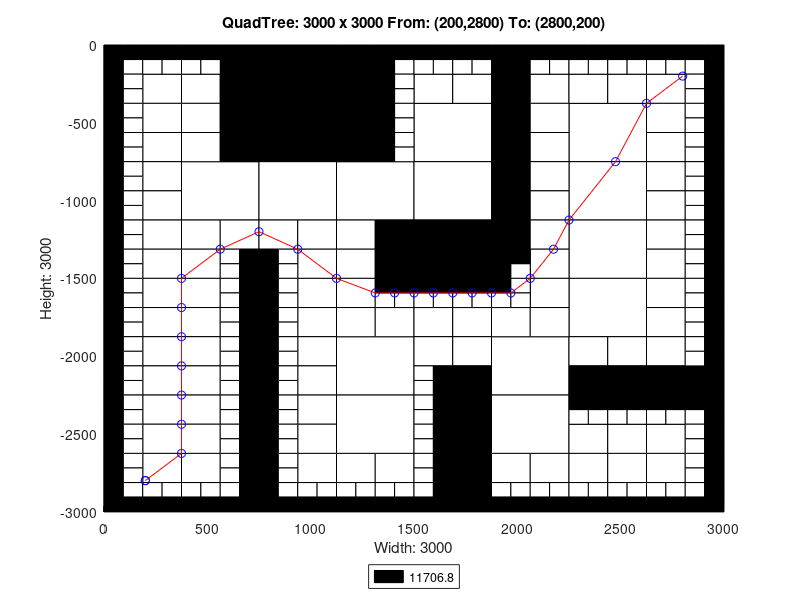

Source code (MATLAB):
axis([0 3000 -3000 0]);
title('QuadTree: 3000 x 3000 From: (200,2800) To: (2800,200)');
xlabel('Width: 3000');
ylabel('Height: 3000');
rectangle('Position',[750 -375 375 375], 'FaceColor',[0 0 0]);
rectangle('Position',[750 -750 375 375], 'FaceColor',[0 0 0]);
rectangle('Position',[375 -1125 375 375], 'FaceColor',[1 1 1]);
rectangle('Position',[750 -1125 375 375], 'FaceColor',[1 1 1]);
rectangle('Position',[1125 -1125 375 375], 'FaceColor',[1 1 1]);
rectangle('Position',[1500 -750 375 375], 'FaceColor',[1 1 1]);
rectangle('Position',[2250 -750 375 375], 'FaceColor',[1 1 1]);
rectangle('Position',[1500 -1125 375 375], 'FaceColor',[1 1 1]);
rectangle('Position',[1500 -1500 375 375], 'FaceColor',[0 0 0]);
rectangle('Position',[2250 -1125 375 375], 'FaceColor',[1 1 1]);
rectangle('Position',[2250 -1500 375 375], 'FaceColor',[1 1 1]);
rectangle('Position',[1125 -2250 375 375], 'FaceColor',[1 1 1]);
rectangle('Position',[1125 -2625 375 375], 'FaceColor',[1 1 1]);
rectangle('Position',[1875 -2250 375 375], 'FaceColor',[1 1 1]);
rectangle('Position',[2250 -1875 375 375], 'FaceColor',[1 1 1]);
rectangle('Position',[1875 -2625 375 375], 'FaceColor',[1 1 1]);
rectangle('Position',[187.5 -375 187.5 187.5], 'FaceColor',[1 1 1]);
rectangle('Position',[562.5 -187.5 187.5 187.5], 'FaceColor',[0 0 0]);
rectangle('Position',[375 -375 187.5 187.5], 'FaceColor',[1 1 1]);
rectangle('Position',[562.5 -375 187.5 187.5], 'FaceColor',[0 0 0]);
rectangle('Position',[187.5 -562.5 187.5 187.5], 'FaceColor',[1 1 1]);
rectangle('Position',[187.5 -750 187.5 187.5], 'FaceColor',[1 1 1]);
rectangle('Position',[375 -562.5 187.5 187.5], 'FaceColor',[1 1 1]);
rectangle('Position',[562.5 -562.5 187.5 187.5], 'FaceColor',[0 0 0]);
rectangle('Position',[375 -750 187.5 187.5], 'FaceColor',[1 1 1]);
rectangle('Position',[562.5 -750 187.5 187.5], 'FaceColor',[0 0 0]);
rectangle('Position',[1125 -187.5 187.5 187.5], 'FaceColor',[0 0 0]);
rectangle('Position',[1125 -375 187.5 187.5], 'FaceColor',[0 0 0]);
rectangle('Position',[1125 -562.5 187.5 187.5], 'FaceColor',[0 0 0]);
rectangle('Position',[1125 -750 187.5 187.5], 'FaceColor',[0 0 0]);
rectangle('Position',[187.5 -937.5 187.5 187.5], 'FaceColor',[1 1 1]);
rectangle('Position',[187.5 -1125 187.5 187.5], 'FaceColor',[1 1 1]);
rectangle('Position',[187.5 -1312.5 187.5 187.5], 'FaceColor',[1 1 1]);
rectangle('Position',[187.5 -1500 187.5 187.5], 'FaceColor',[1 1 1]);
rectangle('Position',[375 -1312.5 187.5 187.5], 'FaceColor',[1 1 1]);
rectangle('Position',[562.5 -1312.5 187.5 187.5], 'FaceColor',[1 1 1]);
rectangle('Position',[375 -1500 187.5 187.5], 'FaceColor',[1 1 1]);
rectangle('Position',[750 -1312.5 187.5 187.5], 'FaceColor',[1 1 1]);
rectangle('Position',[937.5 -1312.5 187.5 187.5], 'FaceColor',[1 1 1]);
rectangle('Position',[937.5 -1500 187.5 187.5], 'FaceColor',[1 1 1]);
rectangle('Position',[1125 -1312.5 187.5 187.5], 'FaceColor',[1 1 1]);
rectangle('Position',[1312.5 -1312.5 187.5 187.5], 'FaceColor',[0 0 0]);
rectangle('Position',[1125 -1500 187.5 187.5], 'FaceColor',[1 1 1]);
rectangle('Position',[1312.5 -1500 187.5 187.5], 'FaceColor',[0 0 0]);
rectangle('Position',[1500 -375 187.5 187.5], 'FaceColor',[1 1 1]);
rectangle('Position',[1687.5 -375 187.5 187.5], 'FaceColor',[1 1 1]);
rectangle('Position',[1875 -187.5 187.5 187.5], 'FaceColor',[0 0 0]);
rectangle('Position',[1875 -375 187.5 187.5], 'FaceColor',[0 0 0]);
rectangle('Position',[2062.5 -375 187.5 187.5], 'FaceColor',[1 1 1]);
rectangle('Position',[1875 -562.5 187.5 187.5], 'FaceColor',[0 0 0]);
rectangle('Position',[2062.5 -562.5 187.5 187.5], 'FaceColor',[1 1 1]);
rectangle('Position',[1875 -750 187.5 187.5], 'FaceColor',[0 0 0]);
rectangle('Position',[2062.5 -750 187.5 187.5], 'FaceColor',[1 1 1]);
rectangle('Position',[2250 -375 187.5 187.5], 'FaceColor',[1 1 1]);
rectangle('Position',[2437.5 -375 187.5 187.5], 'FaceColor',[1 1 1]);
rectangle('Position',[2625 -375 187.5 187.5], 'FaceColor',[1 1 1]);
rectangle('Position',[2625 -562.5 187.5 187.5], 'FaceColor',[1 1 1]);
rectangle('Position',[2625 -750 187.5 187.5], 'FaceColor',[1 1 1]);
rectangle('Position',[1875 -937.5 187.5 187.5], 'FaceColor',[0 0 0]);
rectangle('Position',[2062.5 -937.5 187.5 187.5], 'FaceColor',[1 1 1]);
rectangle('Position',[1875 -1125 187.5 187.5], 'FaceColor',[0 0 0]);
rectangle('Position',[2062.5 -1125 187.5 187.5], 'FaceColor',[1 1 1]);
rectangle('Position',[1875 -1312.5 187.5 187.5], 'FaceColor',[0 0 0]);
rectangle('Position',[2062.5 -1312.5 187.5 187.5], 'FaceColor',[1 1 1]);
rectangle('Position',[2062.5 -1500 187.5 187.5], 'FaceColor',[1 1 1]);
rectangle('Position',[2625 -937.5 187.5 187.5], 'FaceColor',[1 1 1]);
rectangle('Position',[2625 -1125 187.5 187.5], 'FaceColor',[1 1 1]);
rectangle('Position',[2625 -1312.5 187.5 187.5], 'FaceColor',[1 1 1]);
rectangle('Position',[2625 -1500 187.5 187.5], 'FaceColor',[1 1 1]);
rectangle('Position',[187.5 -1687.5 187.5 187.5], 'FaceColor',[1 1 1]);
rectangle('Position',[187.5 -1875 187.5 187.5], 'FaceColor',[1 1 1]);
rectangle('Position',[375 -1687.5 187.5 187.5], 'FaceColor',[1 1 1]);
rectangle('Position',[375 -1875 187.5 187.5], 'FaceColor',[1 1 1]);
rectangle('Position',[187.5 -2062.5 187.5 187.5], 'FaceColor',[1 1 1]);
rectangle('Position',[187.5 -2250 187.5 187.5], 'FaceColor',[1 1 1]);
rectangle('Position',[375 -2062.5 187.5 187.5], 'FaceColor',[1 1 1]);
rectangle('Position',[375 -2250 187.5 187.5], 'FaceColor',[1 1 1]);
rectangle('Position',[937.5 -1687.5 187.5 187.5], 'FaceColor',[1 1 1]);
rectangle('Position',[937.5 -1875 187.5 187.5], 'FaceColor',[1 1 1]);
rectangle('Position',[1125 -1687.5 187.5 187.5], 'FaceColor',[1 1 1]);
rectangle('Position',[1125 -1875 187.5 187.5], 'FaceColor',[1 1 1]);
rectangle('Position',[1312.5 -1875 187.5 187.5], 'FaceColor',[1 1 1]);
rectangle('Position',[937.5 -2062.5 187.5 187.5], 'FaceColor',[1 1 1]);
rectangle('Position',[937.5 -2250 187.5 187.5], 'FaceColor',[1 1 1]);
rectangle('Position',[187.5 -2437.5 187.5 187.5], 'FaceColor',[1 1 1]);
rectangle('Position',[187.5 -2625 187.5 187.5], 'FaceColor',[1 1 1]);
rectangle('Position',[375 -2437.5 187.5 187.5], 'FaceColor',[1 1 1]);
rectangle('Position',[375 -2625 187.5 187.5], 'FaceColor',[1 1 1]);
rectangle('Position',[187.5 -2812.5 187.5 187.5], 'FaceColor',[1 1 1]);
rectangle('Position',[375 -2812.5 187.5 187.5], 'FaceColor',[1 1 1]);
rectangle('Position',[937.5 -2437.5 187.5 187.5], 'FaceColor',[1 1 1]);
rectangle('Position',[937.5 -2625 187.5 187.5], 'FaceColor',[1 1 1]);
rectangle('Position',[937.5 -2812.5 187.5 187.5], 'FaceColor',[1 1 1]);
rectangle('Position',[1125 -2812.5 187.5 187.5], 'FaceColor',[1 1 1]);
rectangle('Position',[1312.5 -2812.5 187.5 187.5], 'FaceColor',[1 1 1]);
rectangle('Position',[1500 -1875 187.5 187.5], 'FaceColor',[1 1 1]);
rectangle('Position',[1687.5 -1875 187.5 187.5], 'FaceColor',[1 1 1]);
rectangle('Position',[2062.5 -1687.5 187.5 187.5], 'FaceColor',[1 1 1]);
rectangle('Position',[1875 -1875 187.5 187.5], 'FaceColor',[1 1 1]);
rectangle('Position',[2062.5 -1875 187.5 187.5], 'FaceColor',[1 1 1]);
rectangle('Position',[1500 -2062.5 187.5 187.5], 'FaceColor',[1 1 1]);
rectangle('Position',[1687.5 -2062.5 187.5 187.5], 'FaceColor',[1 1 1]);
rectangle('Position',[1687.5 -2250 187.5 187.5], 'FaceColor',[0 0 0]);
rectangle('Position',[2625 -1687.5 187.5 187.5], 'FaceColor',[1 1 1]);
rectangle('Position',[2625 -1875 187.5 187.5], 'FaceColor',[1 1 1]);
rectangle('Position',[2250 -2062.5 187.5 187.5], 'FaceColor',[1 1 1]);
rectangle('Position',[2437.5 -2062.5 187.5 187.5], 'FaceColor',[1 1 1]);
rectangle('Position',[2250 -2250 187.5 187.5], 'FaceColor',[0 0 0]);
rectangle('Position',[2437.5 -2250 187.5 187.5], 'FaceColor',[0 0 0]);
rectangle('Position',[2625 -2062.5 187.5 187.5], 'FaceColor',[1 1 1]);
rectangle('Position',[2625 -2250 187.5 187.5], 'FaceColor',[0 0 0]);
rectangle('Position',[2812.5 -2250 187.5 187.5], 'FaceColor',[0 0 0]);
rectangle('Position',[1687.5 -2437.5 187.5 187.5], 'FaceColor',[0 0 0]);
rectangle('Position',[1687.5 -2625 187.5 187.5], 'FaceColor',[0 0 0]);
rectangle('Position',[1687.5 -2812.5 187.5 187.5], 'FaceColor',[0 0 0]);
rectangle('Position',[1687.5 -3000 187.5 187.5], 'FaceColor',[0 0 0]);
rectangle('Position',[1875 -2812.5 187.5 187.5], 'FaceColor',[1 1 1]);
rectangle('Position',[2062.5 -2812.5 187.5 187.5], 'FaceColor',[1 1 1]);
rectangle('Position',[2250 -2625 187.5 187.5], 'FaceColor',[1 1 1]);
rectangle('Position',[2437.5 -2625 187.5 187.5], 'FaceColor',[1 1 1]);
rectangle('Position',[2625 -2625 187.5 187.5], 'FaceColor',[1 1 1]);
rectangle('Position',[2250 -2812.5 187.5 187.5], 'FaceColor',[1 1 1]);
rectangle('Position',[2437.5 -2812.5 187.5 187.5], 'FaceColor',[1 1 1]);
rectangle('Position',[2625 -2812.5 187.5 187.5], 'FaceColor',[1 1 1]);
rectangle('Position',[0 -93.75 93.75 93.75], 'FaceColor',[0 0 0]);
rectangle('Position',[93.75 -93.75 93.75 93.75], 'FaceColor',[0 0 0]);
rectangle('Position',[0 -187.5 93.75 93.75], 'FaceColor',[0 0 0]);
rectangle('Position',[93.75 -187.5 93.75 93.75], 'FaceColor',[1 1 1]);
rectangle('Position',[187.5 -93.75 93.75 93.75], 'FaceColor',[0 0 0]);
rectangle('Position',[281.25 -93.75 93.75 93.75], 'FaceColor',[0 0 0]);
rectangle('Position',[187.5 -187.5 93.75 93.75], 'FaceColor',[1 1 1]);
rectangle('Position',[281.25 -187.5 93.75 93.75], 'FaceColor',[1 1 1]);
rectangle('Position',[0 -281.25 93.75 93.75], 'FaceColor',[0 0 0]);
rectangle('Position',[93.75 -281.25 93.75 93.75], 'FaceColor',[1 1 1]);
rectangle('Position',[0 -375 93.75 93.75], 'FaceColor',[0 0 0]);
rectangle('Position',[93.75 -375 93.75 93.75], 'FaceColor',[1 1 1]);
rectangle('Position',[375 -93.75 93.75 93.75], 'FaceColor',[0 0 0]);
rectangle('Position',[468.75 -93.75 93.75 93.75], 'FaceColor',[0 0 0]);
rectangle('Position',[375 -187.5 93.75 93.75], 'FaceColor',[1 1 1]);
rectangle('Position',[468.75 -187.5 93.75 93.75], 'FaceColor',[1 1 1]);
rectangle('Position',[0 -468.75 93.75 93.75], 'FaceColor',[0 0 0]);
rectangle('Position',[93.75 -468.75 93.75 93.75], 'FaceColor',[1 1 1]);
rectangle('Position',[0 -562.5 93.75 93.75], 'FaceColor',[0 0 0]);
rectangle('Position',[93.75 -562.5 93.75 93.75], 'FaceColor',[1 1 1]);
rectangle('Position',[0 -656.25 93.75 93.75], 'FaceColor',[0 0 0]);
rectangle('Position',[93.75 -656.25 93.75 93.75], 'FaceColor',[1 1 1]);
rectangle('Position',[0 -750 93.75 93.75], 'FaceColor',[0 0 0]);
rectangle('Position',[93.75 -750 93.75 93.75], 'FaceColor',[1 1 1]);
rectangle('Position',[1312.5 -93.75 93.75 93.75], 'FaceColor',[0 0 0]);
rectangle('Position',[1406.25 -93.75 93.75 93.75], 'FaceColor',[0 0 0]);
rectangle('Position',[1312.5 -187.5 93.75 93.75], 'FaceColor',[0 0 0]);
rectangle('Position',[1406.25 -187.5 93.75 93.75], 'FaceColor',[1 1 1]);
rectangle('Position',[1312.5 -281.25 93.75 93.75], 'FaceColor',[0 0 0]);
rectangle('Position',[1406.25 -281.25 93.75 93.75], 'FaceColor',[1 1 1]);
rectangle('Position',[1312.5 -375 93.75 93.75], 'FaceColor',[0 0 0]);
rectangle('Position',[1406.25 -375 93.75 93.75], 'FaceColor',[1 1 1]);
rectangle('Position',[1312.5 -468.75 93.75 93.75], 'FaceColor',[0 0 0]);
rectangle('Position',[1406.25 -468.75 93.75 93.75], 'FaceColor',[1 1 1]);
rectangle('Position',[1312.5 -562.5 93.75 93.75], 'FaceColor',[0 0 0]);
rectangle('Position',[1406.25 -562.5 93.75 93.75], 'FaceColor',[1 1 1]);
rectangle('Position',[1312.5 -656.25 93.75 93.75], 'FaceColor',[0 0 0]);
rectangle('Position',[1406.25 -656.25 93.75 93.75], 'FaceColor',[1 1 1]);
rectangle('Position',[1312.5 -750 93.75 93.75], 'FaceColor',[0 0 0]);
rectangle('Position',[1406.25 -750 93.75 93.75], 'FaceColor',[1 1 1]);
rectangle('Position',[0 -843.75 93.75 93.75], 'FaceColor',[0 0 0]);
rectangle('Position',[93.75 -843.75 93.75 93.75], 'FaceColor',[1 1 1]);
rectangle('Position',[0 -937.5 93.75 93.75], 'FaceColor',[0 0 0]);
rectangle('Position',[93.75 -937.5 93.75 93.75], 'FaceColor',[1 1 1]);
rectangle('Position',[0 -1031.25 93.75 93.75], 'FaceColor',[0 0 0]);
rectangle('Position',[93.75 -1031.25 93.75 93.75], 'FaceColor',[1 1 1]);
rectangle('Position',[0 -1125 93.75 93.75], 'FaceColor',[0 0 0]);
rectangle('Position',[93.75 -1125 93.75 93.75], 'FaceColor',[1 1 1]);
rectangle('Position',[0 -1218.75 93.75 93.75], 'FaceColor',[0 0 0]);
rectangle('Position',[93.75 -1218.75 93.75 93.75], 'FaceColor',[1 1 1]);
rectangle('Position',[0 -1312.5 93.75 93.75], 'FaceColor',[0 0 0]);
rectangle('Position',[93.75 -1312.5 93.75 93.75], 'FaceColor',[1 1 1]);
rectangle('Position',[0 -1406.25 93.75 93.75], 'FaceColor',[0 0 0]);
rectangle('Position',[93.75 -1406.25 93.75 93.75], 'FaceColor',[1 1 1]);
rectangle('Position',[0 -1500 93.75 93.75], 'FaceColor',[0 0 0]);
rectangle('Position',[93.75 -1500 93.75 93.75], 'FaceColor',[1 1 1]);
rectangle('Position',[562.5 -1406.25 93.75 93.75], 'FaceColor',[1 1 1]);
rectangle('Position',[656.25 -1406.25 93.75 93.75], 'FaceColor',[0 0 0]);
rectangle('Position',[562.5 -1500 93.75 93.75], 'FaceColor',[1 1 1]);
rectangle('Position',[656.25 -1500 93.75 93.75], 'FaceColor',[0 0 0]);
rectangle('Position',[750 -1406.25 93.75 93.75], 'FaceColor',[0 0 0]);
rectangle('Position',[843.75 -1406.25 93.75 93.75], 'FaceColor',[1 1 1]);
rectangle('Position',[750 -1500 93.75 93.75], 'FaceColor',[0 0 0]);
rectangle('Position',[843.75 -1500 93.75 93.75], 'FaceColor',[1 1 1]);
rectangle('Position',[1500 -93.75 93.75 93.75], 'FaceColor',[0 0 0]);
rectangle('Position',[1593.75 -93.75 93.75 93.75], 'FaceColor',[0 0 0]);
rectangle('Position',[1500 -187.5 93.75 93.75], 'FaceColor',[1 1 1]);
rectangle('Position',[1593.75 -187.5 93.75 93.75], 'FaceColor',[1 1 1]);
rectangle('Position',[1687.5 -93.75 93.75 93.75], 'FaceColor',[0 0 0]);
rectangle('Position',[1781.25 -93.75 93.75 93.75], 'FaceColor',[0 0 0]);
rectangle('Position',[1687.5 -187.5 93.75 93.75], 'FaceColor',[1 1 1]);
rectangle('Position',[1781.25 -187.5 93.75 93.75], 'FaceColor',[1 1 1]);
rectangle('Position',[2062.5 -93.75 93.75 93.75], 'FaceColor',[0 0 0]);
rectangle('Position',[2156.25 -93.75 93.75 93.75], 'FaceColor',[0 0 0]);
rectangle('Position',[2062.5 -187.5 93.75 93.75], 'FaceColor',[1 1 1]);
rectangle('Position',[2156.25 -187.5 93.75 93.75], 'FaceColor',[1 1 1]);
rectangle('Position',[2250 -93.75 93.75 93.75], 'FaceColor',[0 0 0]);
rectangle('Position',[2343.75 -93.75 93.75 93.75], 'FaceColor',[0 0 0]);
rectangle('Position',[2250 -187.5 93.75 93.75], 'FaceColor',[1 1 1]);
rectangle('Position',[2343.75 -187.5 93.75 93.75], 'FaceColor',[1 1 1]);
rectangle('Position',[2437.5 -93.75 93.75 93.75], 'FaceColor',[0 0 0]);
rectangle('Position',[2531.25 -93.75 93.75 93.75], 'FaceColor',[0 0 0]);
rectangle('Position',[2437.5 -187.5 93.75 93.75], 'FaceColor',[1 1 1]);
rectangle('Position',[2531.25 -187.5 93.75 93.75], 'FaceColor',[1 1 1]);
rectangle('Position',[2625 -93.75 93.75 93.75], 'FaceColor',[0 0 0]);
rectangle('Position',[2718.75 -93.75 93.75 93.75], 'FaceColor',[0 0 0]);
rectangle('Position',[2625 -187.5 93.75 93.75], 'FaceColor',[1 1 1]);
rectangle('Position',[2718.75 -187.5 93.75 93.75], 'FaceColor',[1 1 1]);
rectangle('Position',[2812.5 -93.75 93.75 93.75], 'FaceColor',[0 0 0]);
rectangle('Position',[2906.25 -93.75 93.75 93.75], 'FaceColor',[0 0 0]);
rectangle('Position',[2812.5 -187.5 93.75 93.75], 'FaceColor',[1 1 1]);
rectangle('Position',[2906.25 -187.5 93.75 93.75], 'FaceColor',[0 0 0]);
rectangle('Position',[2812.5 -281.25 93.75 93.75], 'FaceColor',[1 1 1]);
rectangle('Position',[2906.25 -281.25 93.75 93.75], 'FaceColor',[0 0 0]);
rectangle('Position',[2812.5 -375 93.75 93.75], 'FaceColor',[1 1 1]);
rectangle('Position',[2906.25 -375 93.75 93.75], 'FaceColor',[0 0 0]);
rectangle('Position',[2812.5 -468.75 93.75 93.75], 'FaceColor',[1 1 1]);
rectangle('Position',[2906.25 -468.75 93.75 93.75], 'FaceColor',[0 0 0]);
rectangle('Position',[2812.5 -562.5 93.75 93.75], 'FaceColor',[1 1 1]);
rectangle('Position',[2906.25 -562.5 93.75 93.75], 'FaceColor',[0 0 0]);
rectangle('Position',[2812.5 -656.25 93.75 93.75], 'FaceColor',[1 1 1]);
rectangle('Position',[2906.25 -656.25 93.75 93.75], 'FaceColor',[0 0 0]);
rectangle('Position',[2812.5 -750 93.75 93.75], 'FaceColor',[1 1 1]);
rectangle('Position',[2906.25 -750 93.75 93.75], 'FaceColor',[0 0 0]);
rectangle('Position',[1875 -1406.25 93.75 93.75], 'FaceColor',[0 0 0]);
rectangle('Position',[1968.75 -1406.25 93.75 93.75], 'FaceColor',[0 0 0]);
rectangle('Position',[1875 -1500 93.75 93.75], 'FaceColor',[0 0 0]);
rectangle('Position',[1968.75 -1500 93.75 93.75], 'FaceColor',[1 1 1]);
rectangle('Position',[2812.5 -843.75 93.75 93.75], 'FaceColor',[1 1 1]);
rectangle('Position',[2906.25 -843.75 93.75 93.75], 'FaceColor',[0 0 0]);
rectangle('Position',[2812.5 -937.5 93.75 93.75], 'FaceColor',[1 1 1]);
rectangle('Position',[2906.25 -937.5 93.75 93.75], 'FaceColor',[0 0 0]);
rectangle('Position',[2812.5 -1031.25 93.75 93.75], 'FaceColor',[1 1 1]);
rectangle('Position',[2906.25 -1031.25 93.75 93.75], 'FaceColor',[0 0 0]);
rectangle('Position',[2812.5 -1125 93.75 93.75], 'FaceColor',[1 1 1]);
rectangle('Position',[2906.25 -1125 93.75 93.75], 'FaceColor',[0 0 0]);
rectangle('Position',[2812.5 -1218.75 93.75 93.75], 'FaceColor',[1 1 1]);
rectangle('Position',[2906.25 -1218.75 93.75 93.75], 'FaceColor',[0 0 0]);
rectangle('Position',[2812.5 -1312.5 93.75 93.75], 'FaceColor',[1 1 1]);
rectangle('Position',[2906.25 -1312.5 93.75 93.75], 'FaceColor',[0 0 0]);
rectangle('Position',[2812.5 -1406.25 93.75 93.75], 'FaceColor',[1 1 1]);
rectangle('Position',[2906.25 -1406.25 93.75 93.75], 'FaceColor',[0 0 0]);
rectangle('Position',[2812.5 -1500 93.75 93.75], 'FaceColor',[1 1 1]);
rectangle('Position',[2906.25 -1500 93.75 93.75], 'FaceColor',[0 0 0]);
rectangle('Position',[0 -1593.75 93.75 93.75], 'FaceColor',[0 0 0]);
rectangle('Position',[93.75 -1593.75 93.75 93.75], 'FaceColor',[1 1 1]);
rectangle('Position',[0 -1687.5 93.75 93.75], 'FaceColor',[0 0 0]);
rectangle('Position',[93.75 -1687.5 93.75 93.75], 'FaceColor',[1 1 1]);
rectangle('Position',[0 -1781.25 93.75 93.75], 'FaceColor',[0 0 0]);
rectangle('Position',[93.75 -1781.25 93.75 93.75], 'FaceColor',[1 1 1]);
rectangle('Position',[0 -1875 93.75 93.75], 'FaceColor',[0 0 0]);
rectangle('Position',[93.75 -1875 93.75 93.75], 'FaceColor',[1 1 1]);
rectangle('Position',[562.5 -1593.75 93.75 93.75], 'FaceColor',[1 1 1]);
rectangle('Position',[656.25 -1593.75 93.75 93.75], 'FaceColor',[0 0 0]);
rectangle('Position',[562.5 -1687.5 93.75 93.75], 'FaceColor',[1 1 1]);
rectangle('Position',[656.25 -1687.5 93.75 93.75], 'FaceColor',[0 0 0]);
rectangle('Position',[562.5 -1781.25 93.75 93.75], 'FaceColor',[1 1 1]);
rectangle('Position',[656.25 -1781.25 93.75 93.75], 'FaceColor',[0 0 0]);
rectangle('Position',[562.5 -1875 93.75 93.75], 'FaceColor',[1 1 1]);
rectangle('Position',[656.25 -1875 93.75 93.75], 'FaceColor',[0 0 0]);
rectangle('Position',[0 -1968.75 93.75 93.75], 'FaceColor',[0 0 0]);
rectangle('Position',[93.75 -1968.75 93.75 93.75], 'FaceColor',[1 1 1]);
rectangle('Position',[0 -2062.5 93.75 93.75], 'FaceColor',[0 0 0]);
rectangle('Position',[93.75 -2062.5 93.75 93.75], 'FaceColor',[1 1 1]);
rectangle('Position',[0 -2156.25 93.75 93.75], 'FaceColor',[0 0 0]);
rectangle('Position',[93.75 -2156.25 93.75 93.75], 'FaceColor',[1 1 1]);
rectangle('Position',[0 -2250 93.75 93.75], 'FaceColor',[0 0 0]);
rectangle('Position',[93.75 -2250 93.75 93.75], 'FaceColor',[1 1 1]);
rectangle('Position',[562.5 -1968.75 93.75 93.75], 'FaceColor',[1 1 1]);
rectangle('Position',[656.25 -1968.75 93.75 93.75], 'FaceColor',[0 0 0]);
rectangle('Position',[562.5 -2062.5 93.75 93.75], 'FaceColor',[1 1 1]);
rectangle('Position',[656.25 -2062.5 93.75 93.75], 'FaceColor',[0 0 0]);
rectangle('Position',[562.5 -2156.25 93.75 93.75], 'FaceColor',[1 1 1]);
rectangle('Position',[656.25 -2156.25 93.75 93.75], 'FaceColor',[0 0 0]);
rectangle('Position',[562.5 -2250 93.75 93.75], 'FaceColor',[1 1 1]);
rectangle('Position',[656.25 -2250 93.75 93.75], 'FaceColor',[0 0 0]);
rectangle('Position',[750 -1593.75 93.75 93.75], 'FaceColor',[0 0 0]);
rectangle('Position',[843.75 -1593.75 93.75 93.75], 'FaceColor',[1 1 1]);
rectangle('Position',[750 -1687.5 93.75 93.75], 'FaceColor',[0 0 0]);
rectangle('Position',[843.75 -1687.5 93.75 93.75], 'FaceColor',[1 1 1]);
rectangle('Position',[750 -1781.25 93.75 93.75], 'FaceColor',[0 0 0]);
rectangle('Position',[843.75 -1781.25 93.75 93.75], 'FaceColor',[1 1 1]);
rectangle('Position',[750 -1875 93.75 93.75], 'FaceColor',[0 0 0]);
rectangle('Position',[843.75 -1875 93.75 93.75], 'FaceColor',[1 1 1]);
rectangle('Position',[1312.5 -1593.75 93.75 93.75], 'FaceColor',[0 0 0]);
rectangle('Position',[1406.25 -1593.75 93.75 93.75], 'FaceColor',[0 0 0]);
rectangle('Position',[1312.5 -1687.5 93.75 93.75], 'FaceColor',[1 1 1]);
rectangle('Position',[1406.25 -1687.5 93.75 93.75], 'FaceColor',[1 1 1]);
rectangle('Position',[750 -1968.75 93.75 93.75], 'FaceColor',[0 0 0]);
rectangle('Position',[843.75 -1968.75 93.75 93.75], 'FaceColor',[1 1 1]);
rectangle('Position',[750 -2062.5 93.75 93.75], 'FaceColor',[0 0 0]);
rectangle('Position',[843.75 -2062.5 93.75 93.75], 'FaceColor',[1 1 1]);
rectangle('Position',[750 -2156.25 93.75 93.75], 'FaceColor',[0 0 0]);
rectangle('Position',[843.75 -2156.25 93.75 93.75], 'FaceColor',[1 1 1]);
rectangle('Position',[750 -2250 93.75 93.75], 'FaceColor',[0 0 0]);
rectangle('Position',[843.75 -2250 93.75 93.75], 'FaceColor',[1 1 1]);
rectangle('Position',[0 -2343.75 93.75 93.75], 'FaceColor',[0 0 0]);
rectangle('Position',[93.75 -2343.75 93.75 93.75], 'FaceColor',[1 1 1]);
rectangle('Position',[0 -2437.5 93.75 93.75], 'FaceColor',[0 0 0]);
rectangle('Position',[93.75 -2437.5 93.75 93.75], 'FaceColor',[1 1 1]);
rectangle('Position',[0 -2531.25 93.75 93.75], 'FaceColor',[0 0 0]);
rectangle('Position',[93.75 -2531.25 93.75 93.75], 'FaceColor',[1 1 1]);
rectangle('Position',[0 -2625 93.75 93.75], 'FaceColor',[0 0 0]);
rectangle('Position',[93.75 -2625 93.75 93.75], 'FaceColor',[1 1 1]);
rectangle('Position',[562.5 -2343.75 93.75 93.75], 'FaceColor',[1 1 1]);
rectangle('Position',[656.25 -2343.75 93.75 93.75], 'FaceColor',[0 0 0]);
rectangle('Position',[562.5 -2437.5 93.75 93.75], 'FaceColor',[1 1 1]);
rectangle('Position',[656.25 -2437.5 93.75 93.75], 'FaceColor',[0 0 0]);
rectangle('Position',[562.5 -2531.25 93.75 93.75], 'FaceColor',[1 1 1]);
rectangle('Position',[656.25 -2531.25 93.75 93.75], 'FaceColor',[0 0 0]);
rectangle('Position',[562.5 -2625 93.75 93.75], 'FaceColor',[1 1 1]);
rectangle('Position',[656.25 -2625 93.75 93.75], 'FaceColor',[0 0 0]);
rectangle('Position',[0 -2718.75 93.75 93.75], 'FaceColor',[0 0 0]);
rectangle('Position',[93.75 -2718.75 93.75 93.75], 'FaceColor',[1 1 1]);
rectangle('Position',[0 -2812.5 93.75 93.75], 'FaceColor',[0 0 0]);
rectangle('Position',[93.75 -2812.5 93.75 93.75], 'FaceColor',[1 1 1]);
rectangle('Position',[0 -2906.25 93.75 93.75], 'FaceColor',[0 0 0]);
rectangle('Position',[93.75 -2906.25 93.75 93.75], 'FaceColor',[1 1 1]);
rectangle('Position',[0 -3000 93.75 93.75], 'FaceColor',[0 0 0]);
rectangle('Position',[93.75 -3000 93.75 93.75], 'FaceColor',[0 0 0]);
rectangle('Position',[187.5 -2906.25 93.75 93.75], 'FaceColor',[1 1 1]);
rectangle('Position',[281.25 -2906.25 93.75 93.75], 'FaceColor',[1 1 1]);
rectangle('Position',[187.5 -3000 93.75 93.75], 'FaceColor',[0 0 0]);
rectangle('Position',[281.25 -3000 93.75 93.75], 'FaceColor',[0 0 0]);
rectangle('Position',[562.5 -2718.75 93.75 93.75], 'FaceColor',[1 1 1]);
rectangle('Position',[656.25 -2718.75 93.75 93.75], 'FaceColor',[0 0 0]);
rectangle('Position',[562.5 -2812.5 93.75 93.75], 'FaceColor',[1 1 1]);
rectangle('Position',[656.25 -2812.5 93.75 93.75], 'FaceColor',[0 0 0]);
rectangle('Position',[375 -2906.25 93.75 93.75], 'FaceColor',[1 1 1]);
rectangle('Position',[468.75 -2906.25 93.75 93.75], 'FaceColor',[1 1 1]);
rectangle('Position',[375 -3000 93.75 93.75], 'FaceColor',[0 0 0]);
rectangle('Position',[468.75 -3000 93.75 93.75], 'FaceColor',[0 0 0]);
rectangle('Position',[562.5 -2906.25 93.75 93.75], 'FaceColor',[1 1 1]);
rectangle('Position',[656.25 -2906.25 93.75 93.75], 'FaceColor',[0 0 0]);
rectangle('Position',[562.5 -3000 93.75 93.75], 'FaceColor',[0 0 0]);
rectangle('Position',[656.25 -3000 93.75 93.75], 'FaceColor',[0 0 0]);
rectangle('Position',[750 -2343.75 93.75 93.75], 'FaceColor',[0 0 0]);
rectangle('Position',[843.75 -2343.75 93.75 93.75], 'FaceColor',[1 1 1]);
rectangle('Position',[750 -2437.5 93.75 93.75], 'FaceColor',[0 0 0]);
rectangle('Position',[843.75 -2437.5 93.75 93.75], 'FaceColor',[1 1 1]);
rectangle('Position',[750 -2531.25 93.75 93.75], 'FaceColor',[0 0 0]);
rectangle('Position',[843.75 -2531.25 93.75 93.75], 'FaceColor',[1 1 1]);
rectangle('Position',[750 -2625 93.75 93.75], 'FaceColor',[0 0 0]);
rectangle('Position',[843.75 -2625 93.75 93.75], 'FaceColor',[1 1 1]);
rectangle('Position',[750 -2718.75 93.75 93.75], 'FaceColor',[0 0 0]);
rectangle('Position',[843.75 -2718.75 93.75 93.75], 'FaceColor',[1 1 1]);
rectangle('Position',[750 -2812.5 93.75 93.75], 'FaceColor',[0 0 0]);
rectangle('Position',[843.75 -2812.5 93.75 93.75], 'FaceColor',[1 1 1]);
rectangle('Position',[750 -2906.25 93.75 93.75], 'FaceColor',[0 0 0]);
rectangle('Position',[843.75 -2906.25 93.75 93.75], 'FaceColor',[1 1 1]);
rectangle('Position',[750 -3000 93.75 93.75], 'FaceColor',[0 0 0]);
rectangle('Position',[843.75 -3000 93.75 93.75], 'FaceColor',[0 0 0]);
rectangle('Position',[937.5 -2906.25 93.75 93.75], 'FaceColor',[1 1 1]);
rectangle('Position',[1031.25 -2906.25 93.75 93.75], 'FaceColor',[1 1 1]);
rectangle('Position',[937.5 -3000 93.75 93.75], 'FaceColor',[0 0 0]);
rectangle('Position',[1031.25 -3000 93.75 93.75], 'FaceColor',[0 0 0]);
rectangle('Position',[1125 -2906.25 93.75 93.75], 'FaceColor',[1 1 1]);
rectangle('Position',[1218.75 -2906.25 93.75 93.75], 'FaceColor',[1 1 1]);
rectangle('Position',[1125 -3000 93.75 93.75], 'FaceColor',[0 0 0]);
rectangle('Position',[1218.75 -3000 93.75 93.75], 'FaceColor',[0 0 0]);
rectangle('Position',[1312.5 -2906.25 93.75 93.75], 'FaceColor',[1 1 1]);
rectangle('Position',[1406.25 -2906.25 93.75 93.75], 'FaceColor',[1 1 1]);
rectangle('Position',[1312.5 -3000 93.75 93.75], 'FaceColor',[0 0 0]);
rectangle('Position',[1406.25 -3000 93.75 93.75], 'FaceColor',[0 0 0]);
rectangle('Position',[1500 -1593.75 93.75 93.75], 'FaceColor',[0 0 0]);
rectangle('Position',[1593.75 -1593.75 93.75 93.75], 'FaceColor',[0 0 0]);
rectangle('Position',[1500 -1687.5 93.75 93.75], 'FaceColor',[1 1 1]);
rectangle('Position',[1593.75 -1687.5 93.75 93.75], 'FaceColor',[1 1 1]);
rectangle('Position',[1687.5 -1593.75 93.75 93.75], 'FaceColor',[0 0 0]);
rectangle('Position',[1781.25 -1593.75 93.75 93.75], 'FaceColor',[0 0 0]);
rectangle('Position',[1687.5 -1687.5 93.75 93.75], 'FaceColor',[1 1 1]);
rectangle('Position',[1781.25 -1687.5 93.75 93.75], 'FaceColor',[1 1 1]);
rectangle('Position',[1875 -1593.75 93.75 93.75], 'FaceColor',[0 0 0]);
rectangle('Position',[1968.75 -1593.75 93.75 93.75], 'FaceColor',[1 1 1]);
rectangle('Position',[1875 -1687.5 93.75 93.75], 'FaceColor',[1 1 1]);
rectangle('Position',[1968.75 -1687.5 93.75 93.75], 'FaceColor',[1 1 1]);
rectangle('Position',[1500 -2156.25 93.75 93.75], 'FaceColor',[1 1 1]);
rectangle('Position',[1593.75 -2156.25 93.75 93.75], 'FaceColor',[0 0 0]);
rectangle('Position',[1500 -2250 93.75 93.75], 'FaceColor',[1 1 1]);
rectangle('Position',[1593.75 -2250 93.75 93.75], 'FaceColor',[0 0 0]);
rectangle('Position',[2812.5 -1593.75 93.75 93.75], 'FaceColor',[1 1 1]);
rectangle('Position',[2906.25 -1593.75 93.75 93.75], 'FaceColor',[0 0 0]);
rectangle('Position',[2812.5 -1687.5 93.75 93.75], 'FaceColor',[1 1 1]);
rectangle('Position',[2906.25 -1687.5 93.75 93.75], 'FaceColor',[0 0 0]);
rectangle('Position',[2812.5 -1781.25 93.75 93.75], 'FaceColor',[1 1 1]);
rectangle('Position',[2906.25 -1781.25 93.75 93.75], 'FaceColor',[0 0 0]);
rectangle('Position',[2812.5 -1875 93.75 93.75], 'FaceColor',[1 1 1]);
rectangle('Position',[2906.25 -1875 93.75 93.75], 'FaceColor',[0 0 0]);
rectangle('Position',[2812.5 -1968.75 93.75 93.75], 'FaceColor',[1 1 1]);
rectangle('Position',[2906.25 -1968.75 93.75 93.75], 'FaceColor',[0 0 0]);
rectangle('Position',[2812.5 -2062.5 93.75 93.75], 'FaceColor',[1 1 1]);
rectangle('Position',[2906.25 -2062.5 93.75 93.75], 'FaceColor',[0 0 0]);
rectangle('Position',[1500 -2343.75 93.75 93.75], 'FaceColor',[1 1 1]);
rectangle('Position',[1593.75 -2343.75 93.75 93.75], 'FaceColor',[0 0 0]);
rectangle('Position',[1500 -2437.5 93.75 93.75], 'FaceColor',[1 1 1]);
rectangle('Position',[1593.75 -2437.5 93.75 93.75], 'FaceColor',[0 0 0]);
rectangle('Position',[1500 -2531.25 93.75 93.75], 'FaceColor',[1 1 1]);
rectangle('Position',[1593.75 -2531.25 93.75 93.75], 'FaceColor',[0 0 0]);
rectangle('Position',[1500 -2625 93.75 93.75], 'FaceColor',[1 1 1]);
rectangle('Position',[1593.75 -2625 93.75 93.75], 'FaceColor',[0 0 0]);
rectangle('Position',[1500 -2718.75 93.75 93.75], 'FaceColor',[1 1 1]);
rectangle('Position',[1593.75 -2718.75 93.75 93.75], 'FaceColor',[0 0 0]);
rectangle('Position',[1500 -2812.5 93.75 93.75], 'FaceColor',[1 1 1]);
rectangle('Position',[1593.75 -2812.5 93.75 93.75], 'FaceColor',[0 0 0]);
rectangle('Position',[1500 -2906.25 93.75 93.75], 'FaceColor',[1 1 1]);
rectangle('Position',[1593.75 -2906.25 93.75 93.75], 'FaceColor',[0 0 0]);
rectangle('Position',[1500 -3000 93.75 93.75], 'FaceColor',[0 0 0]);
rectangle('Position',[1593.75 -3000 93.75 93.75], 'FaceColor',[0 0 0]);
rectangle('Position',[1875 -2906.25 93.75 93.75], 'FaceColor',[1 1 1]);
rectangle('Position',[1968.75 -2906.25 93.75 93.75], 'FaceColor',[1 1 1]);
rectangle('Position',[1875 -3000 93.75 93.75], 'FaceColor',[0 0 0]);
rectangle('Position',[1968.75 -3000 93.75 93.75], 'FaceColor',[0 0 0]);
rectangle('Position',[2062.5 -2906.25 93.75 93.75], 'FaceColor',[1 1 1]);
rectangle('Position',[2156.25 -2906.25 93.75 93.75], 'FaceColor',[1 1 1]);
rectangle('Position',[2062.5 -3000 93.75 93.75], 'FaceColor',[0 0 0]);
rectangle('Position',[2156.25 -3000 93.75 93.75], 'FaceColor',[0 0 0]);
rectangle('Position',[2250 -2343.75 93.75 93.75], 'FaceColor',[0 0 0]);
rectangle('Position',[2343.75 -2343.75 93.75 93.75], 'FaceColor',[0 0 0]);
rectangle('Position',[2250 -2437.5 93.75 93.75], 'FaceColor',[1 1 1]);
rectangle('Position',[2343.75 -2437.5 93.75 93.75], 'FaceColor',[1 1 1]);
rectangle('Position',[2437.5 -2343.75 93.75 93.75], 'FaceColor',[0 0 0]);
rectangle('Position',[2531.25 -2343.75 93.75 93.75], 'FaceColor',[0 0 0]);
rectangle('Position',[2437.5 -2437.5 93.75 93.75], 'FaceColor',[1 1 1]);
rectangle('Position',[2531.25 -2437.5 93.75 93.75], 'FaceColor',[1 1 1]);
rectangle('Position',[2625 -2343.75 93.75 93.75], 'FaceColor',[0 0 0]);
rectangle('Position',[2718.75 -2343.75 93.75 93.75], 'FaceColor',[0 0 0]);
rectangle('Position',[2625 -2437.5 93.75 93.75], 'FaceColor',[1 1 1]);
rectangle('Position',[2718.75 -2437.5 93.75 93.75], 'FaceColor',[1 1 1]);
rectangle('Position',[2812.5 -2343.75 93.75 93.75], 'FaceColor',[0 0 0]);
rectangle('Position',[2906.25 -2343.75 93.75 93.75], 'FaceColor',[0 0 0]);
rectangle('Position',[2812.5 -2437.5 93.75 93.75], 'FaceColor',[1 1 1]);
rectangle('Position',[2906.25 -2437.5 93.75 93.75], 'FaceColor',[0 0 0]);
rectangle('Position',[2812.5 -2531.25 93.75 93.75], 'FaceColor',[1 1 1]);
rectangle('Position',[2906.25 -2531.25 93.75 93.75], 'FaceColor',[0 0 0]);
rectangle('Position',[2812.5 -2625 93.75 93.75], 'FaceColor',[1 1 1]);
rectangle('Position',[2906.25 -2625 93.75 93.75], 'FaceColor',[0 0 0]);
rectangle('Position',[2250 -2906.25 93.75 93.75], 'FaceColor',[1 1 1]);
rectangle('Position',[2343.75 -2906.25 93.75 93.75], 'FaceColor',[1 1 1]);
rectangle('Position',[2250 -3000 93.75 93.75], 'FaceColor',[0 0 0]);
rectangle('Position',[2343.75 -3000 93.75 93.75], 'FaceColor',[0 0 0]);
rectangle('Position',[2437.5 -2906.25 93.75 93.75], 'FaceColor',[1 1 1]);
rectangle('Position',[2531.25 -2906.25 93.75 93.75], 'FaceColor',[1 1 1]);
rectangle('Position',[2437.5 -3000 93.75 93.75], 'FaceColor',[0 0 0]);
rectangle('Position',[2531.25 -3000 93.75 93.75], 'FaceColor',[0 0 0]);
rectangle('Position',[2812.5 -2718.75 93.75 93.75], 'FaceColor',[1 1 1]);
rectangle('Position',[2906.25 -2718.75 93.75 93.75], 'FaceColor',[0 0 0]);
rectangle('Position',[2812.5 -2812.5 93.75 93.75], 'FaceColor',[1 1 1]);
rectangle('Position',[2906.25 -2812.5 93.75 93.75], 'FaceColor',[0 0 0]);
rectangle('Position',[2625 -2906.25 93.75 93.75], 'FaceColor',[1 1 1]);
rectangle('Position',[2718.75 -2906.25 93.75 93.75], 'FaceColor',[1 1 1]);
rectangle('Position',[2625 -3000 93.75 93.75], 'FaceColor',[0 0 0]);
rectangle('Position',[2718.75 -3000 93.75 93.75], 'FaceColor',[0 0 0]);
rectangle('Position',[2812.5 -2906.25 93.75 93.75], 'FaceColor',[1 1 1]);
rectangle('Position',[2906.25 -2906.25 93.75 93.75], 'FaceColor',[0 0 0]);
rectangle('Position',[2812.5 -3000 93.75 93.75], 'FaceColor',[0 0 0]);
rectangle('Position',[2906.25 -3000 93.75 93.75], 'FaceColor',[0 0 0]);
X=[2800,2625,2475,2250,2175,2062.5,1968.75,1875,1781.25,1687.5,1593.75,1500,1406.25,1312.5,1125,937.5,750,562.5,375,375,375,375,375,375,375,200,200];
Y=[-200,-375,-750,-1125,-1312.5,-1500,-1593.75,-1593.75,-1593.75,-1593.75,-1593.75,-1593.75,-1593.75,-1593.75,-1500,-1312.5,-1200,-1312.5,-1500,-1687.5,-1875,-2062.5,-2250,-2437.5,-2625,-2800,-2800];
hold on;
plot(X,Y,'r');
plot(X,Y,'bo');
legend('11706.8','Location','southoutside');
